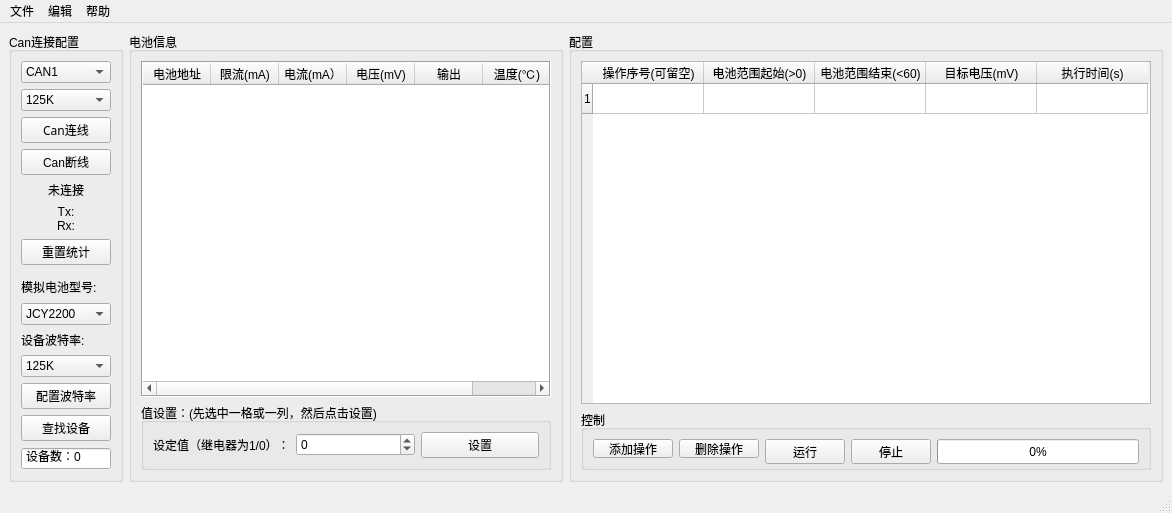
<?xml version="1.0" encoding="UTF-8"?>
<ui version="4.0">
 <class>MainWindow</class>
 <widget class="QMainWindow" name="MainWindow">
  <property name="geometry">
   <rect>
    <x>0</x>
    <y>0</y>
    <width>1150</width>
    <height>510</height>
   </rect>
  </property>
  <property name="sizePolicy">
   <sizepolicy hsizetype="Preferred" vsizetype="Preferred">
    <horstretch>0</horstretch>
    <verstretch>0</verstretch>
   </sizepolicy>
  </property>
  <property name="windowTitle">
   <string>MainWindow</string>
  </property>
  <widget class="QWidget" name="centralwidget">
   <layout class="QHBoxLayout" name="horizontalLayout_6" stretch="0,0,0">
    <property name="sizeConstraint">
     <enum>QLayout::SetMinAndMaxSize</enum>
    </property>
    <item>
     <widget class="QGroupBox" name="groupBoxCan">
      <property name="sizePolicy">
       <sizepolicy hsizetype="Minimum" vsizetype="Preferred">
        <horstretch>0</horstretch>
        <verstretch>0</verstretch>
       </sizepolicy>
      </property>
      <property name="minimumSize">
       <size>
        <width>100</width>
        <height>450</height>
       </size>
      </property>
      <property name="maximumSize">
       <size>
        <width>100</width>
        <height>4096</height>
       </size>
      </property>
      <property name="title">
       <string>Can连接配置</string>
      </property>
      <layout class="QVBoxLayout" name="verticalLayout">
       <property name="sizeConstraint">
        <enum>QLayout::SetMinAndMaxSize</enum>
       </property>
       <item>
        <widget class="QComboBox" name="canIdSel">
         <item>
          <property name="text">
           <string>CAN1</string>
          </property>
         </item>
         <item>
          <property name="text">
           <string>CAN2</string>
          </property>
         </item>
        </widget>
       </item>
       <item>
        <widget class="QComboBox" name="CANBaudrate">
         <property name="currentText">
          <string>125K</string>
         </property>
         <property name="currentIndex">
          <number>6</number>
         </property>
         <item>
          <property name="text">
           <string>5K</string>
          </property>
         </item>
         <item>
          <property name="text">
           <string>10K</string>
          </property>
         </item>
         <item>
          <property name="text">
           <string>20K</string>
          </property>
         </item>
         <item>
          <property name="text">
           <string>25K</string>
          </property>
         </item>
         <item>
          <property name="text">
           <string>50K</string>
          </property>
         </item>
         <item>
          <property name="text">
           <string>100K</string>
          </property>
         </item>
         <item>
          <property name="text">
           <string>125K</string>
          </property>
         </item>
         <item>
          <property name="text">
           <string>150K</string>
          </property>
         </item>
         <item>
          <property name="text">
           <string>200K</string>
          </property>
         </item>
         <item>
          <property name="text">
           <string>250K</string>
          </property>
         </item>
         <item>
          <property name="text">
           <string>500K</string>
          </property>
         </item>
         <item>
          <property name="text">
           <string>1000K</string>
          </property>
         </item>
        </widget>
       </item>
       <item>
        <widget class="QPushButton" name="ConnectCan">
         <property name="font">
          <font>
           <family>Microsoft YaHei</family>
          </font>
         </property>
         <property name="text">
          <string>Can连线</string>
         </property>
        </widget>
       </item>
       <item>
        <widget class="QPushButton" name="DisconnectCan">
         <property name="font">
          <font>
           <family>Microsoft YaHei UI</family>
          </font>
         </property>
         <property name="text">
          <string>Can断线</string>
         </property>
        </widget>
       </item>
       <item>
        <widget class="QLabel" name="canConnectState">
         <property name="sizePolicy">
          <sizepolicy hsizetype="Preferred" vsizetype="Fixed">
           <horstretch>0</horstretch>
           <verstretch>0</verstretch>
          </sizepolicy>
         </property>
         <property name="text">
          <string>未连接</string>
         </property>
         <property name="alignment">
          <set>Qt::AlignCenter</set>
         </property>
        </widget>
       </item>
       <item>
        <widget class="QLabel" name="cntTxRx">
         <property name="text">
          <string>Tx:
Rx:</string>
         </property>
         <property name="alignment">
          <set>Qt::AlignCenter</set>
         </property>
        </widget>
       </item>
       <item>
        <widget class="QPushButton" name="resetCntButton">
         <property name="text">
          <string>重置统计</string>
         </property>
        </widget>
       </item>
       <item>
        <spacer name="verticalSpacer">
         <property name="orientation">
          <enum>Qt::Vertical</enum>
         </property>
         <property name="sizeHint" stdset="0">
          <size>
           <width>20</width>
           <height>40</height>
          </size>
         </property>
        </spacer>
       </item>
       <item>
        <widget class="QLabel" name="label">
         <property name="sizePolicy">
          <sizepolicy hsizetype="Preferred" vsizetype="Fixed">
           <horstretch>0</horstretch>
           <verstretch>0</verstretch>
          </sizepolicy>
         </property>
         <property name="minimumSize">
          <size>
           <width>90</width>
           <height>20</height>
          </size>
         </property>
         <property name="text">
          <string>模拟电池型号:</string>
         </property>
        </widget>
       </item>
       <item>
        <widget class="QComboBox" name="SimulatorType">
         <property name="editable">
          <bool>false</bool>
         </property>
         <item>
          <property name="text">
           <string>JCY2200</string>
          </property>
         </item>
         <item>
          <property name="text">
           <string>OTHER</string>
          </property>
         </item>
        </widget>
       </item>
       <item>
        <widget class="QLabel" name="label_2">
         <property name="sizePolicy">
          <sizepolicy hsizetype="Preferred" vsizetype="Fixed">
           <horstretch>0</horstretch>
           <verstretch>0</verstretch>
          </sizepolicy>
         </property>
         <property name="text">
          <string>设备波特率:</string>
         </property>
        </widget>
       </item>
       <item>
        <widget class="QComboBox" name="CANBaudrateSet">
         <property name="currentText">
          <string>125K</string>
         </property>
         <property name="currentIndex">
          <number>6</number>
         </property>
         <item>
          <property name="text">
           <string>5K</string>
          </property>
         </item>
         <item>
          <property name="text">
           <string>10K</string>
          </property>
         </item>
         <item>
          <property name="text">
           <string>20K</string>
          </property>
         </item>
         <item>
          <property name="text">
           <string>25K</string>
          </property>
         </item>
         <item>
          <property name="text">
           <string>50K</string>
          </property>
         </item>
         <item>
          <property name="text">
           <string>100K</string>
          </property>
         </item>
         <item>
          <property name="text">
           <string>125K</string>
          </property>
         </item>
         <item>
          <property name="text">
           <string>150K</string>
          </property>
         </item>
         <item>
          <property name="text">
           <string>200K</string>
          </property>
         </item>
         <item>
          <property name="text">
           <string>250K</string>
          </property>
         </item>
         <item>
          <property name="text">
           <string>500K</string>
          </property>
         </item>
         <item>
          <property name="text">
           <string>1000K</string>
          </property>
         </item>
        </widget>
       </item>
       <item>
        <widget class="QPushButton" name="boaudSetButton">
         <property name="text">
          <string>配置波特率</string>
         </property>
        </widget>
       </item>
       <item>
        <widget class="QPushButton" name="searchDevice">
         <property name="text">
          <string>查找设备</string>
         </property>
        </widget>
       </item>
       <item>
        <widget class="QDoubleSpinBox" name="devices">
         <property name="enabled">
          <bool>true</bool>
         </property>
         <property name="focusPolicy">
          <enum>Qt::NoFocus</enum>
         </property>
         <property name="acceptDrops">
          <bool>false</bool>
         </property>
         <property name="inputMethodHints">
          <set>Qt::ImhFormattedNumbersOnly</set>
         </property>
         <property name="wrapping">
          <bool>false</bool>
         </property>
         <property name="frame">
          <bool>true</bool>
         </property>
         <property name="readOnly">
          <bool>true</bool>
         </property>
         <property name="buttonSymbols">
          <enum>QAbstractSpinBox::NoButtons</enum>
         </property>
         <property name="prefix">
          <string>设备数：</string>
         </property>
         <property name="decimals">
          <number>0</number>
         </property>
        </widget>
       </item>
      </layout>
     </widget>
    </item>
    <item>
     <widget class="QGroupBox" name="groupBoxBattery">
      <property name="sizePolicy">
       <sizepolicy hsizetype="Preferred" vsizetype="Preferred">
        <horstretch>0</horstretch>
        <verstretch>0</verstretch>
       </sizepolicy>
      </property>
      <property name="minimumSize">
       <size>
        <width>430</width>
        <height>300</height>
       </size>
      </property>
      <property name="maximumSize">
       <size>
        <width>4096</width>
        <height>4096</height>
       </size>
      </property>
      <property name="title">
       <string>电池信息</string>
      </property>
      <layout class="QVBoxLayout" name="verticalLayout_2">
       <property name="sizeConstraint">
        <enum>QLayout::SetMinAndMaxSize</enum>
       </property>
       <item>
        <widget class="QTableWidget" name="tableWidget_CellInfo">
         <property name="minimumSize">
          <size>
           <width>410</width>
           <height>200</height>
          </size>
         </property>
         <property name="maximumSize">
          <size>
           <width>4096</width>
           <height>4096</height>
          </size>
         </property>
         <property name="styleSheet">
          <string notr="true">selection-color: rgb(252, 255, 213);
selection-background-color: rgb(88, 120, 234);</string>
         </property>
         <property name="frameShape">
          <enum>QFrame::Box</enum>
         </property>
         <property name="frameShadow">
          <enum>QFrame::Sunken</enum>
         </property>
         <property name="lineWidth">
          <number>1</number>
         </property>
         <property name="autoScrollMargin">
          <number>16</number>
         </property>
         <property name="editTriggers">
          <set>QAbstractItemView::NoEditTriggers</set>
         </property>
         <property name="tabKeyNavigation">
          <bool>false</bool>
         </property>
         <property name="showDropIndicator" stdset="0">
          <bool>false</bool>
         </property>
         <property name="dragDropOverwriteMode">
          <bool>false</bool>
         </property>
         <property name="alternatingRowColors">
          <bool>true</bool>
         </property>
         <property name="iconSize">
          <size>
           <width>0</width>
           <height>0</height>
          </size>
         </property>
         <property name="cornerButtonEnabled">
          <bool>false</bool>
         </property>
         <attribute name="horizontalHeaderMinimumSectionSize">
          <number>20</number>
         </attribute>
         <attribute name="horizontalHeaderDefaultSectionSize">
          <number>68</number>
         </attribute>
         <attribute name="verticalHeaderMinimumSectionSize">
          <number>21</number>
         </attribute>
         <attribute name="verticalHeaderDefaultSectionSize">
          <number>30</number>
         </attribute>
         <column>
          <property name="text">
           <string>电池地址</string>
          </property>
         </column>
         <column>
          <property name="text">
           <string>限流(mA)</string>
          </property>
         </column>
         <column>
          <property name="text">
           <string>电流(mA）</string>
          </property>
         </column>
         <column>
          <property name="text">
           <string>电压(mV)</string>
          </property>
         </column>
         <column>
          <property name="text">
           <string>输出</string>
          </property>
         </column>
         <column>
          <property name="text">
           <string>温度(℃)</string>
          </property>
         </column>
        </widget>
       </item>
       <item>
        <widget class="QGroupBox" name="groupBox">
         <property name="minimumSize">
          <size>
           <width>300</width>
           <height>50</height>
          </size>
         </property>
         <property name="maximumSize">
          <size>
           <width>4096</width>
           <height>4096</height>
          </size>
         </property>
         <property name="title">
          <string>值设置：(先选中一格或一列，然后点击设置)</string>
         </property>
         <layout class="QHBoxLayout" name="horizontalLayout">
          <item>
           <widget class="QLabel" name="label_3">
            <property name="text">
             <string>设定值（继电器为1/0）：</string>
            </property>
           </widget>
          </item>
          <item>
           <widget class="QDoubleSpinBox" name="doubleSpinBox">
            <property name="decimals">
             <number>0</number>
            </property>
            <property name="minimum">
             <double>-10000.000000000000000</double>
            </property>
            <property name="maximum">
             <double>10000.000000000000000</double>
            </property>
           </widget>
          </item>
          <item>
           <widget class="QPushButton" name="valSetBotton">
            <property name="text">
             <string>设置</string>
            </property>
           </widget>
          </item>
         </layout>
        </widget>
       </item>
      </layout>
     </widget>
    </item>
    <item>
     <widget class="QGroupBox" name="groupBoxConfig">
      <property name="minimumSize">
       <size>
        <width>590</width>
        <height>300</height>
       </size>
      </property>
      <property name="maximumSize">
       <size>
        <width>4096</width>
        <height>4096</height>
       </size>
      </property>
      <property name="title">
       <string>配置</string>
      </property>
      <layout class="QVBoxLayout" name="verticalLayout_4" stretch="0,0">
       <property name="sizeConstraint">
        <enum>QLayout::SetMinAndMaxSize</enum>
       </property>
       <item>
        <widget class="QTableWidget" name="tableWidget_Cmd">
         <property name="minimumSize">
          <size>
           <width>570</width>
           <height>200</height>
          </size>
         </property>
         <property name="maximumSize">
          <size>
           <width>4096</width>
           <height>4096</height>
          </size>
         </property>
         <property name="inputMethodHints">
          <set>Qt::ImhNone</set>
         </property>
         <property name="frameShape">
          <enum>QFrame::StyledPanel</enum>
         </property>
         <property name="frameShadow">
          <enum>QFrame::Sunken</enum>
         </property>
         <property name="lineWidth">
          <number>1</number>
         </property>
         <property name="midLineWidth">
          <number>1</number>
         </property>
         <property name="editTriggers">
          <set>QAbstractItemView::AnyKeyPressed|QAbstractItemView::CurrentChanged|QAbstractItemView::DoubleClicked|QAbstractItemView::EditKeyPressed</set>
         </property>
         <property name="tabKeyNavigation">
          <bool>true</bool>
         </property>
         <property name="dragEnabled">
          <bool>false</bool>
         </property>
         <property name="iconSize">
          <size>
           <width>0</width>
           <height>0</height>
          </size>
         </property>
         <property name="rowCount">
          <number>1</number>
         </property>
         <attribute name="horizontalHeaderCascadingSectionResizes">
          <bool>false</bool>
         </attribute>
         <attribute name="horizontalHeaderDefaultSectionSize">
          <number>111</number>
         </attribute>
         <row/>
         <column>
          <property name="text">
           <string>操作序号(可留空)</string>
          </property>
         </column>
         <column>
          <property name="text">
           <string>电池范围起始(&gt;0)</string>
          </property>
         </column>
         <column>
          <property name="text">
           <string>电池范围结束(&lt;60)</string>
          </property>
         </column>
         <column>
          <property name="text">
           <string>目标电压(mV)</string>
          </property>
         </column>
         <column>
          <property name="text">
           <string>执行时间(s)</string>
          </property>
         </column>
        </widget>
       </item>
       <item>
        <widget class="QGroupBox" name="groupBoxCtrl">
         <property name="minimumSize">
          <size>
           <width>300</width>
           <height>50</height>
          </size>
         </property>
         <property name="maximumSize">
          <size>
           <width>4096</width>
           <height>60</height>
          </size>
         </property>
         <property name="title">
          <string>控制</string>
         </property>
         <layout class="QHBoxLayout" name="horizontalLayout_2">
          <item>
           <widget class="QPushButton" name="AddButton">
            <property name="text">
             <string>添加操作</string>
            </property>
           </widget>
          </item>
          <item>
           <widget class="QPushButton" name="DelButton">
            <property name="text">
             <string>删除操作</string>
            </property>
           </widget>
          </item>
          <item>
           <widget class="QPushButton" name="RunButton">
            <property name="minimumSize">
             <size>
              <width>30</width>
              <height>25</height>
             </size>
            </property>
            <property name="maximumSize">
             <size>
              <width>4096</width>
              <height>25</height>
             </size>
            </property>
            <property name="text">
             <string>运行</string>
            </property>
           </widget>
          </item>
          <item>
           <widget class="QPushButton" name="StopButton">
            <property name="minimumSize">
             <size>
              <width>30</width>
              <height>25</height>
             </size>
            </property>
            <property name="maximumSize">
             <size>
              <width>4096</width>
              <height>25</height>
             </size>
            </property>
            <property name="text">
             <string>停止</string>
            </property>
           </widget>
          </item>
          <item>
           <widget class="QProgressBar" name="progressBar">
            <property name="minimumSize">
             <size>
              <width>30</width>
              <height>25</height>
             </size>
            </property>
            <property name="maximumSize">
             <size>
              <width>4096</width>
              <height>25</height>
             </size>
            </property>
            <property name="value">
             <number>0</number>
            </property>
            <property name="invertedAppearance">
             <bool>false</bool>
            </property>
           </widget>
          </item>
         </layout>
        </widget>
       </item>
      </layout>
     </widget>
    </item>
   </layout>
  </widget>
  <widget class="QMenuBar" name="menubar">
   <property name="geometry">
    <rect>
     <x>0</x>
     <y>0</y>
     <width>1150</width>
     <height>22</height>
    </rect>
   </property>
   <widget class="QMenu" name="fileBar">
    <property name="title">
     <string>文件</string>
    </property>
    <addaction name="importCfg"/>
    <addaction name="exportCfg"/>
    <addaction name="debugLog"/>
   </widget>
   <widget class="QMenu" name="configBar">
    <property name="title">
     <string>编辑</string>
    </property>
   </widget>
   <widget class="QMenu" name="helpBar">
    <property name="title">
     <string>帮助</string>
    </property>
    <addaction name="actionhelp"/>
   </widget>
   <addaction name="fileBar"/>
   <addaction name="configBar"/>
   <addaction name="helpBar"/>
  </widget>
  <widget class="QStatusBar" name="statusbar"/>
  <action name="importCfg">
   <property name="text">
    <string>导入配置</string>
   </property>
  </action>
  <action name="exportCfg">
   <property name="text">
    <string>导出配置</string>
   </property>
  </action>
  <action name="debugLog">
   <property name="text">
    <string>输出日志</string>
   </property>
  </action>
  <action name="actionhelp">
   <property name="text">
    <string>使用说明页面</string>
   </property>
  </action>
 </widget>
 <resources/>
 <connections/>
</ui>
